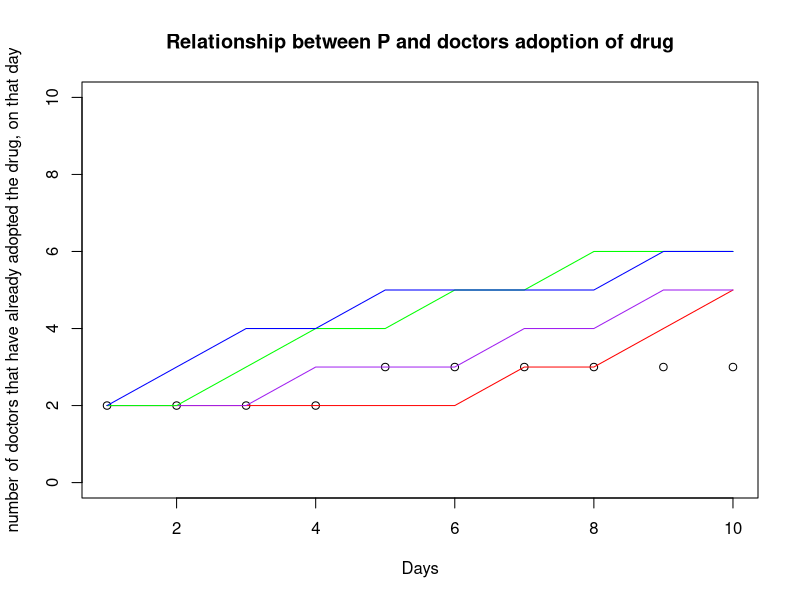

The R source for this figure:
# Homework 6
# Stat 133, Lec 2, Spring 2015
# Due : Friday March 20th by 5 pm

# Review the slides on simulations for this assignment.

# Consider the following model on use of a new drug:
# We have a population of doctors, population size : <n.doctors>
# Every doctor has either adopted the use of a new drug, or not (0/1 status)
# Now write a function that runs a simulation for a period of :
# <n.days> where
# - every day exactly two _random_ doctors meet
# - if one has adopted but the other one has not then the
#   holdout adopts the use of the drug with probability p
# Return a matrix that shows for each day which doctors have adopted
# the use of the drug.

# Input varibles are
# <n.days> : the number of days the simulation should be run for
# <n.doctors> : total number of doctors 
# <initial.doctors> : a 0/1 vector of length <n.doctors>, 1 for adopters
# <p> : the probability that the non-adopter adopts the drug.

# Ouput variable
# <has_adopted> : matrix with <n.doctors> rows and <n.days> columns
#                 i.e. one row for each doctor
#                 the entries are 0 for days where the doctor is a
#                 non-adopter, else 1 (so once a row turns to 1 it stays as 1).

sim.doctors <- function(initial.doctors, n.doctors, n.days, p){

  # Set up the output variable, define it as a matrix then use initial.doctors
  # to set the first column (day)
  
  # Run a simulation for <n.days> (use a for loop).  In the loop:
  # 1) pick two random doctors
  # 2) check if one has adopted the other hasn't
  # 3) convert the non-adopter with probability p
  has_adopted <- matrix(0, nrow= n.doctors, ncol = n.days)
  has_adopted[,1] <- initial.doctors
  
  for(i in 2:n.days){
    has_adopted[,i] <- has_adopted[, i-1]
    doc.chosen <- sample(1:n.doctors, 2, replace = FALSE)
    doc1.adopts <- has_adopted[doc.chosen[1],i-1]
    doc2.adopts <- has_adopted[doc.chosen[2],i-1]
    if(doc1.adopts == 1 & doc2.adopts == 0){
      has_adopted[doc.chosen[2], i] <- sample(0:1, 1, replace = FALSE, prob = c(1-p,p))
    }
    if(doc1.adopts == 0 & doc2.adopts == 1){
      has_adopted[doc.chosen[1], i] <- sample(0:1, 1, replace = FALSE, prob = c(1-p,p))
    }
  }  
  return(has_adopted)
}

# When you test your function you have to generate <initial.doctors> and
# pick values for the other input parameters.

set.seed(42)
# Generate a value for <initial.doctors> that has 10% 1s and 90% 0s.
# Run your function for at least 5 different values of <p> and plot
# on x-axis: days,
# on y-axis : the number of doctors that have already adopted the drug, on that day
# Put all 5 lines in one figure (e.g. use first plot() then lines() for the subsequent lines)
initial.doctors <- sample(0:1, 10, replace = TRUE, prob =c(0.9,0.1))

s1 <- sim.doctors(initial.doctors, 10, 10, 0.1)
s2 <- sim.doctors(initial.doctors, 10, 10, 0.3)
s3 <- sim.doctors(initial.doctors, 10, 10, 0.5)
s4 <- sim.doctors(initial.doctors, 10, 10, 0.7)
s5 <- sim.doctors(initial.doctors, 10, 10, 0.9)


plot(x= c(1:10), y= colSums(s1),ylim= c(0,10), xlab = "Days", ylab = "number of doctors that have already adopted the drug, on that day", 
     main = "Relationship between P and doctors adoption of drug")
lines(x= c(1:10), y= colSums(s2), col = "red")
lines(x= c(1:10), y= colSums(s3), col = "purple")
lines(x= c(1:10), y= colSums(s4), col = "green")
lines(x= c(1:10), y= colSums(s5), col = "blue")


